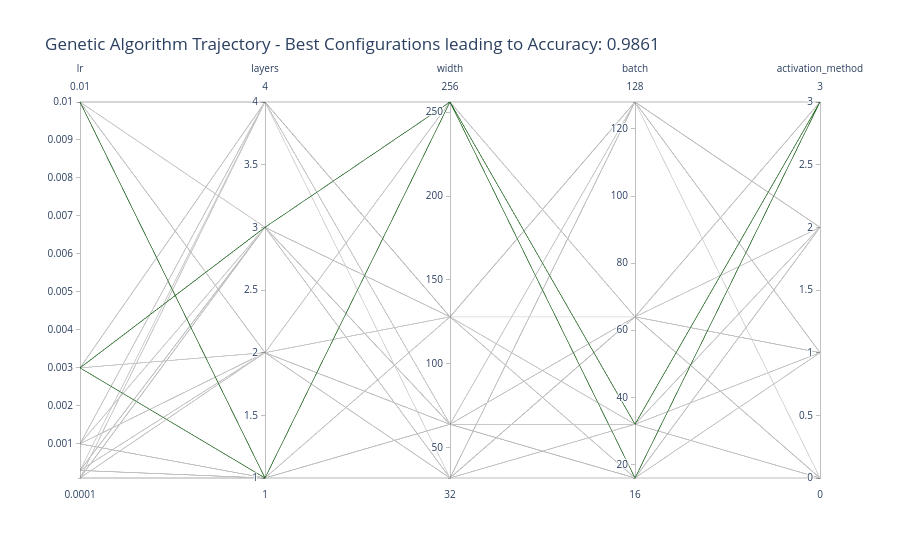

Write notebook code for a chart like this one.
### Code cell
# Cell 9 - Search Space Insights
import plotly.express as px

# DFs for each method's trials
grid_df = pd.DataFrame(grid_trials)
rand_df = pd.DataFrame(rand_trials)
ga_df = pd.DataFrame(ga_trials)
all_trials_df = pd.concat([grid_df, rand_df, ga_df], ignore_index=True)
print("Total trials recorded:", len(all_trials_df))

# -- DATA PLOTS --
# P1: Accuracy Distribution per Methodology
plt.figure(figsize=(10, 6))
sns.boxplot(data=all_trials_df, x="method", y="accuracy", palette="Set1")
sns.stripplot(data=all_trials_df, x="method", y="accuracy", color="#292727", alpha=0.3)

plt.title("Search Method Distributed Accuracy Comparison", fontsize=14)
plt.ylabel("Validation Accuracy")
plt.xlabel("Search Method")
plt.show()

# P2: Plot accuracy changes over generations
plt.figure(figsize=(10, 6))
sns.stripplot(data=ga_df, x="generation", y="accuracy", alpha=0.2, color="purple")
plt.title("Genetic Algorithm Accuracy Spread per Generation")
plt.ylabel("Validation Accuracy")
plt.xlabel("Generation")
plt.grid(True, axis='y', linestyle='--', alpha=0.7)
plt.show()

# P3: GA Search Space Trajectory 
activation_map = {name: i for i, name in enumerate(ga_df['activation'].unique())}
ga_df['activation_method'] = ga_df['activation'].map(activation_map)

# Extract best performance
max_acc = ga_df['accuracy'].max()

# Create a best column, to show the best performing configuration
ga_df['is_best'] = (ga_df['accuracy'] == max_acc).astype(int)
ga_df = ga_df.sort_values(by="is_best", ascending=True)

fig = px.parallel_coordinates(
    ga_df, 
    color="is_best",
    dimensions=["lr", "layers", "width", "batch", "activation_method"],
    # Lighter Color indictating 'Not best', Brighter Color indicating 'Best'
    color_continuous_scale=[(0, "lightgrey"), (1, "darkgreen")],
    title=f"Genetic Algorithm Trajectory - Best Configurations leading to Accuracy: {max_acc:.4f}"
)

fig.update_layout(coloraxis_showscale=False)    # no longer need color scale, only 2 options
fig.show()

#P4: Pairwise Interaction Matrix (Using Random Search Data) 
hp = ["lr", "layers", "width", "batch", "activation"]   
pairs = list(itertools.combinations(hp, 2)) # Currently 10 combinations for heatmaps

fig, axes = plt.subplots(2, 5, figsize=(25, 12))
axes = axes.flatten()

for i, (p1, p2) in enumerate(pairs):
    # Using the rand_df due to more fair sampling to show the search space in a more complete way, but could also do for grid_df or ga_df, would like be more concentrated to portions of search space.
    pivot = rand_df.groupby([p1, p2])['accuracy'].mean().unstack()
    
    sns.heatmap(pivot, annot=True, fmt=".3f", cmap="YlGnBu", ax=axes[i], cbar=False)
    axes[i].set_title(f"{p1} vs {p2}")
    axes[i].set_xlabel(p2)
    axes[i].set_ylabel(p1)

plt.tight_layout()
plt.suptitle("Random Search Interaction Matrix: The True Multi-Dimensional Search Space", y=1.02, fontsize=20)
plt.show()

### Figure 1 — Plotly figure (JSON) as saved in the notebook; plotly's stock layout.template omitted (floating-point values rounded to 4 significant figures; data arrays with more than 128 entries replaced by an {"elided": "..."} marker saying what was removed)
{"data": [{"dimensions": [{"label": "lr", "values": {"elided": "300 float values"}}, {"label": "layers", "values": {"elided": "300 int values"}}, {"label": "width", "values": {"elided": "300 int values"}}, {"label": "batch", "values": {"elided": "300 int values"}}, {"label": "activation_method", "values": {"elided": "300 int values"}}], "domain": {"x": [0, 1], "y": [0, 1]}, "line": {"color": {"elided": "300 int values"}, "coloraxis": "coloraxis"}, "name": "", "type": "parcoords"}], "layout": {"coloraxis": {"colorbar": {"title": {"text": "is_best"}}, "colorscale": [[0, "lightgrey"], [1, "darkgreen"]], "showscale": false}, "legend": {"tracegroupgap": 0}, "title": {"text": "Genetic Algorithm Trajectory - Best Configurations leading to Accuracy: 0.9861"}}}
